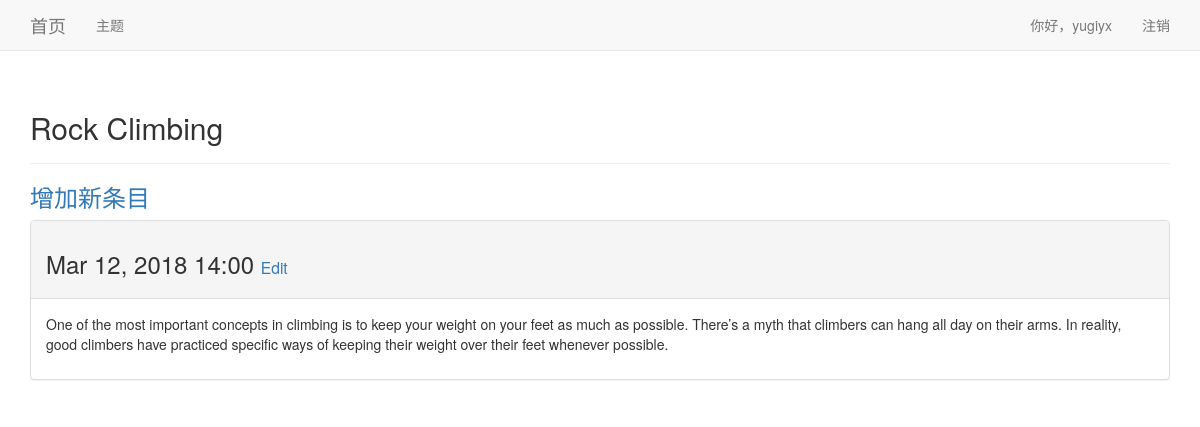
The page /topics/2/ (signed in) on the database its author committed.
### learning_logs/models.py (models this page shows, shortened)
class Topic(models.Model):
    text = models.CharField(max_length=200)
    date_added = models.DateTimeField(auto_now_add=True)
    owner = models.ForeignKey(User, on_delete=models.CASCADE)
    def __str__(self):
        return self.text

class Entry(models.Model):
    topic = models.ForeignKey(Topic, on_delete=models.CASCADE)
    text = models.TextField()
    date_added = models.DateTimeField(auto_now_add=True)
    class Meta:
        verbose_name_plural = 'entries'

### learning_logs/views.py (the view)
# urls.py: path('topics/<int:topic_id>/', views.topic, name='topic'),
@login_required
def topic(request, topic_id):
    topic = Topic.objects.get(id=topic_id)
    if topic.owner != request.user:
        raise Http404
    entries = topic.entry_set.order_by('-date_added')
    context = {'topic': topic, 'entries': entries}
    return render(request, 'learning_logs/topic.html', context)

### learning_logs/Templates/learning_logs/topic.html
{% extends "learning_logs/base.html" %}
{% block header %}
  <h2>{{ topic }}</h2>
{% endblock header %}
{% block content %}
  <p><h3><a href="{% url 'learning_logs:new_entry' topic.id %}">增加新条目</a></h3></p>
  {% for entry in entries %}
    <div class="panel panel-default">
      <div class="panel-heading">
        <h3>
          {{ entry.date_added|date:'M d, Y H:i' }}
          <small>
            <a href="{% url 'learning_logs:edit_entry' entry.id %}"> Edit</a>
          </small>
        </h3>
      </div>
      <div class="panel-body">
        {{ entry.text|linebreaks }}
      </div>
    </div>
    {% empty %}
      当前主题下没有条目。
    {% endfor %}
{% endblock content %}

### learning_logs/Templates/learning_logs/base.html (shortened to what this page needs)
{% load bootstrap3 %}
<!DOCTYPE html>
<html lang="en">
  <head>
    {% bootstrap_css %}
  </head>
  <body>
    <nav class="navbar navbar-default navbar-static-top">
      <div class="container">
        <div class="navbar-header">
          <a class="navbar-brand" href="{% url 'learning_logs:index' %}">首页</a>
        </div>
        <div id="navbar" class="navbar-collapse collapse">
          <ul class="nav navbar-nav">
            <li><a href="{% url 'learning_logs:topics' %}">主题</a></li>
          </ul>
          <ul class="nav navbar-nav navbar-right">
            {% if user.is_authenticated %}
              <li><a>你好，{{ user.username }}</a></li>
              <li><a href="{% url 'users:logout' %}">注销</a></li>
            {% else %}
              <li><a href="{% url 'users:register' %}">注册</a></li>
              <li><a href="{% url 'users:login' %}">登录</a></li>
            {% endif %}
          </ul>
        </div>
      </div>
    </nav>
    <div class="container">
      <div class="page-header">
      {% block header %}{% endblock header %}
      </div>
      <div>
        {% block content %}{% endblock content %}
      </div>
    </div>
  </body>
</html>

### rows shown on the page
Topic: text "Rock Climbing"
Entry: date_added "Mar 12, 2018 14:00", text "One of the most important concepts in climbing is to keep your weight on your feet as much as possible. There’s a myth that climbers can hang all day on their arms. In reality, good climbers have practiced specific ways of keeping their weight over their feet whenever possible."

### other values the page prints
{{ user.username }} "yugiyx"
